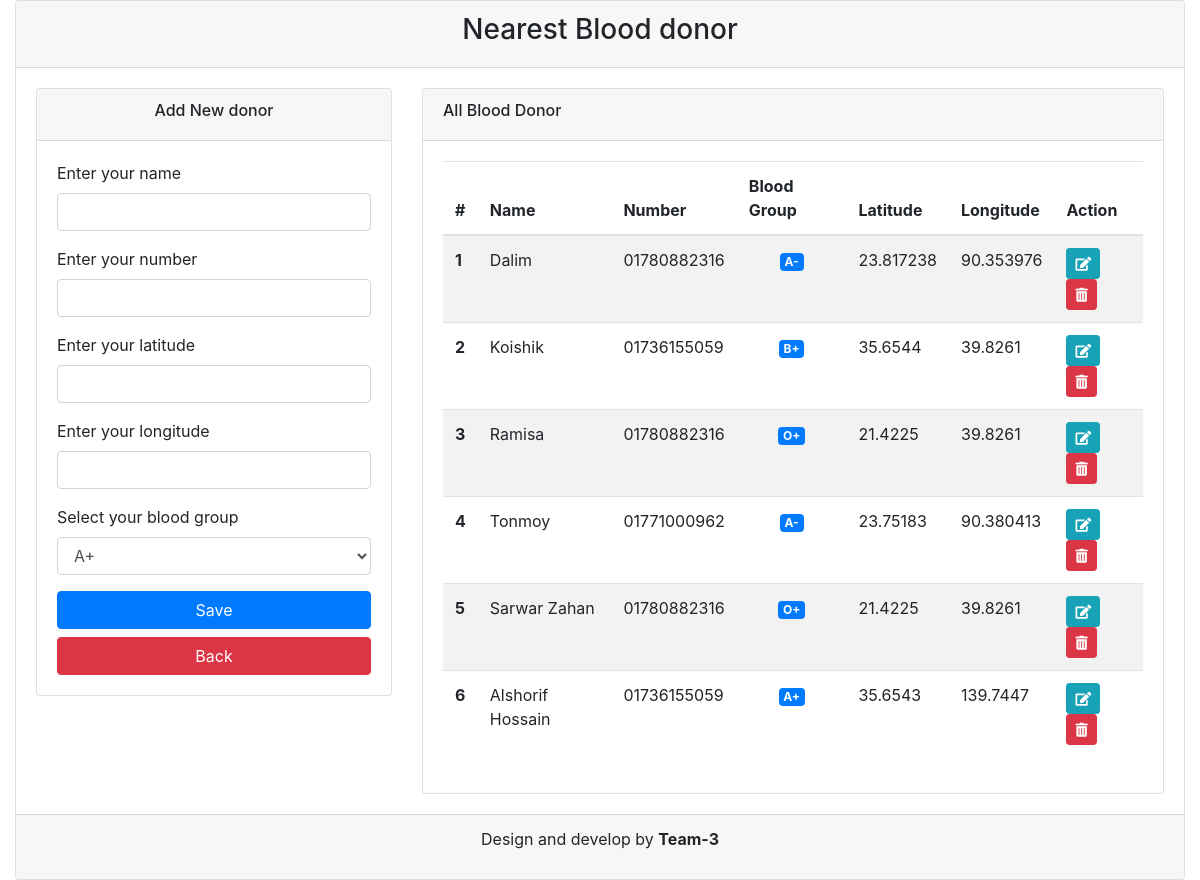
The app's page /donner-list.php with its own data.
### tables this page shows
CREATE TABLE `location` (
  `location_id` int(11) NOT NULL,
  `donor_id` int(11) NOT NULL,
  `latitude` double NOT NULL,
  `longitude` double NOT NULL
);

CREATE TABLE `donor` (
  `donor_id` int(11) NOT NULL,
  `donor_name` varchar(50) NOT NULL,
  `donor_number` varchar(55) NOT NULL,
  `donor_blood_group` varchar(25) NOT NULL
);

### donner-list.php (the view, shortened to what this page needs)
<?php include 'inc/header.php'; ?>
<?php
		$edonor_name         = '';
		$edonor_number       = '';
		$elatitude           = '';
		$elongitude          = '';
		$edonor_blood_group  = '';
?>
    	<div class="card">
    		<div class="card-header">
    			<h3 class="text-center">Nearest Blood donor</h3>
    		</div>
    		<div class="card-body">
    			<div class="row">
    				<div class="col-md-4">
    					<div class="card">
	    					<div class="card-header">
				    			<h6 class="text-center">Add New donor</h6>
				    		</div>
				    		<div class="card-body">
				    			<form action="<?php echo $_SERVER['REQUEST_URI']; ?>" method="post">
								  <div class="mb-3">
								    <label class="form-label">Enter your name</label>
								    <input type="text" name="donor_name" value="<?php echo $edonor_name ? $edonor_name : '';  ?>" class="form-control">
								  </div>
								  <div class="mb-3">
								    <label class="form-label">Enter your number</label>
								    <input type="text" name="donor_number" value="<?php echo $edonor_number ? $edonor_number : '';  ?>"  class="form-control">
								  </div>
								  <div class="mb-3">
								    <label class="form-label">Enter your latitude</label>
								    <input type="text" name="latitude" value="<?php echo $elatitude ? $elatitude : '';  ?>" class="form-control">
								  </div>
								  <div class="mb-3">
								    <label class="form-label">Enter your longitude</label>
								    <input type="text" name="longitude" value="<?php echo $elongitude ? $elongitude : '';  ?>"  class="form-control">
								  </div>
								  <div class="mb-3">
								    <label  class="form-label">Select your blood group </label>
								    <select name="donor_blood_group" class="form-control">
								    	<option <?php echo $edonor_blood_group == "A+" ? "selected" : '';  ?> value="A+">A+</option>
								    </select>
								  </div>
								  <?php if( isset( $_GET['action'] ) && $_GET['action'] === 'edit'  ){?>
								  	<input type="hidden" name="update_id" value="<?php echo $_GET['eid']; ?>">
								  	<button type="submit" class="btn btn-primary btn-block">Update</button>
								  <?php }else{?>
								  	<button type="submit" class="btn btn-primary btn-block">Save</button>
								  <?php } ?>
								</form>
								<?php if( isset( $_GET['action'] ) && $_GET['action'] === 'edit'  ){?>
									<a href="donner-list.php" class="btn btn-danger btn-block mt-2" >Back</a>
								<?php }else{?>
									<a href="index.php" class="btn btn-danger btn-block mt-2" >Back</a>
								<?php } ?>
				    		</div>
			    		</div>
    				</div>
    				<div class="col-md-8">
    					<div class="card">
    						<div class="card-header">
    							<h6>All Blood Donor</h6>
    						</div>
    						<div class="card-body">
    							<table class="table table-striped">
								  <thead>
								    <tr>
								      <th scope="col">#</th>
								      <th scope="col">Name</th>
								      <th scope="col">Number</th>
								      <th scope="col">Blood Group</th>
								      <th scope="col">Latitude</th>
									  <th scope="col">Longitude</th>
								      <th scope="col">Action</th>
								    </tr>
								  </thead>
								  <tbody>
								  	<?php
								  		$sql = "SELECT * FROM donor
								  				INNER JOIN location
								  				ON donor.donor_id = location.donor_id
								  				ORDER BY donor.donor_id DESC;";
								  		$all_donor = $conn->query( $sql );
								  		if( $all_donor ){
								  			$i = 0;
								  			foreach ( $all_donor as $donor ){
								  				$i++;
								  	 ?>
									    <tr>
									      <th><?php echo $i; ?></th>
									      <td><?php echo $donor['donor_name'];?></td>
									      <td><?php echo $donor['donor_number'];?></td>
									      <td style="text-align: center;" ><strong class="badge badge-primary"><?php echo $donor['donor_blood_group'];?></strong></td>
									      <td><?php echo $donor['latitude'];?></td>
										  <td><?php echo $donor['longitude'];?></td>
									      <td>
									      	<a href="?action=edit&eid=<?php echo $donor['donor_id'];?>" class="btn btn-info btn-sm" title="Edit"><i class="fas fa-edit"></i></a>
									      	<a href="?action=delete&id=<?php echo $donor['donor_id'];?>" class="btn btn-danger btn-sm" title="Delete"><i class="fas fa-trash-alt"></i></a>
									      </td>
									    </tr>
									<?php } } ?>
								  </tbody>
								</table>
    						</div>
    					</div>
    				</div>
    			</div>
    		</div>
    		<div class="card-footer">
    			<p class="text-center" >Design and develop by <strong>Team-3</strong></p>
    		</div>
    	</div>
<?php include 'inc/footer.php'; ?>

### inc/header.php (shortened to what this page needs)
<!doctype html>
<html lang="en">
  <head>
	<link rel="stylesheet" href="assets/css/bootstrap.min.css" />
	<link rel="stylesheet" href="assets/fontawesome/css/fontawesome-all.min.css" />
	<link rel="stylesheet" href="assets/style.css" />
  </head>
  <body>
    <div class="container">

### inc/footer.php (shortened to what this page needs)
	</div>
  </body>
</html>

### assets/style.css (style rules this page uses)
* { margin:0px; padding:0px; }
a { text-decoration:none; }
body { transition:all 0.5s ease; }
.container { max-width: 1250px; }

### records on screen
location: donor.donor_name "Dalim", donor.donor_number "01780882316", donor.donor_blood_group "A-", latitude "23.817238", longitude "90.353976"
location: donor.donor_name "Koishik", donor.donor_number "01736155059", donor.donor_blood_group "B+", latitude "35.6544", longitude "39.8261"
location: donor.donor_name "Ramisa", donor.donor_number "01780882316", donor.donor_blood_group "O+", latitude "21.4225", longitude "39.8261"
location: donor.donor_name "Tonmoy", donor.donor_number "01771000962", donor.donor_blood_group "A-", latitude "23.75183", longitude "90.380413"
location: donor.donor_name "Sarwar Zahan", donor.donor_number "01780882316", donor.donor_blood_group "O+", latitude "21.4225", longitude "39.8261"
location: donor.donor_name "Alshorif Hossain", donor.donor_number "01736155059", donor.donor_blood_group "A+", latitude "35.6543", longitude "139.7447"
